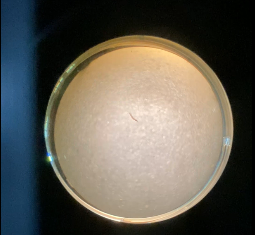
#> input picture videos/sample.png, 255 x 235 px, found by its file name
$ python bg_remove.py
#> lines starting #> are read from the running program, lines starting #| are printed output that depends on the picture; after the words box and inside, x2 and y2 are one past the last pixel; in counts of white or black regions, pixels touching at a corner belong together
import cv2

image_path = "./videos/sample.png"
image = cv2.imread(image_path)
#> image is the input picture: shape (235, 255, 3); mean B, G, R 82.2, 91.9, 95.7

#resizing the image
desired_width = 400
aspect_ratio = image.shape[1] / image.shape[0]
#> aspect_ratio = 1.09
desired_height = int(desired_width / aspect_ratio)
#> desired_height = 368
resized_image = cv2.resize(image, (desired_width, desired_height))

def onTrackbarChange(value):
    global blk_thresh
    blk_thresh = value
    print("Variable value:", blk_thresh)

def valueScaling(value):
    min_value = 0
    max_value = 100
    new_min = 0
    new_max = 255
    scaled_value = (value - min_value) * (new_max - new_min) / (max_value - min_value) + new_min
    return int(scaled_value)


blk_thresh = 50
scaled_thresh = valueScaling(blk_thresh)


window_name = 'Background Removed'
cv2.namedWindow(window_name)

cv2.createTrackbar('Variable', window_name, scaled_thresh, 100, onTrackbarChange)

while True:
    gray = cv2.cvtColor(resized_image, cv2.COLOR_BGR2GRAY)
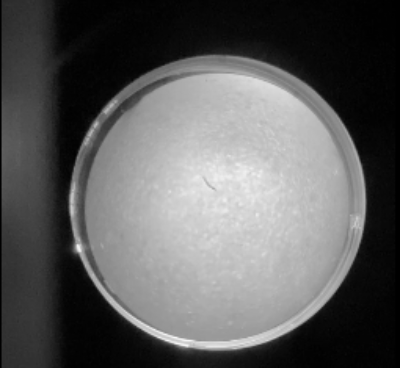
#> gray: shape (368, 400); min 0, max 247, mean 91.8

    blur = cv2.GaussianBlur(gray, (5, 5), 0)

    _, threshold_img = cv2.threshold(blur, blk_thresh, 255, cv2.THRESH_BINARY)
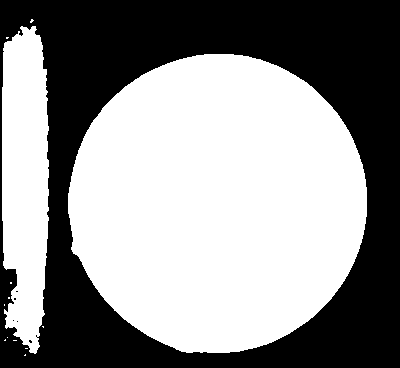
#> threshold_img: shape (368, 400); 56.3% white; 6 black regions (5 under 20 px), largest, box (x1, y1, x2, y2) and area: (0, 0, 400, 368) 64344

    mask = 255 - threshold_img

    result = cv2.bitwise_and(resized_image, resized_image, mask=mask)
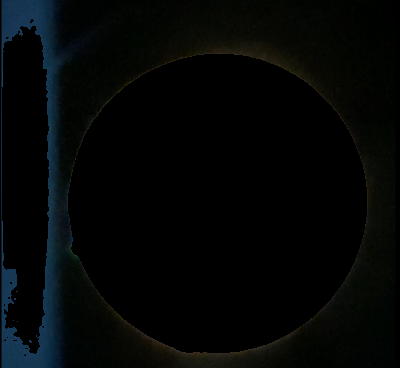
#> result: shape (368, 400, 3); mean B, G, R 5.7, 5.9, 3.5

    cv2.imshow(window_name, result)

    if cv2.waitKey(1) & 0xFF == ord('q'):
#> (key q is pressed here)
        break

cv2.destroyAllWindows()
